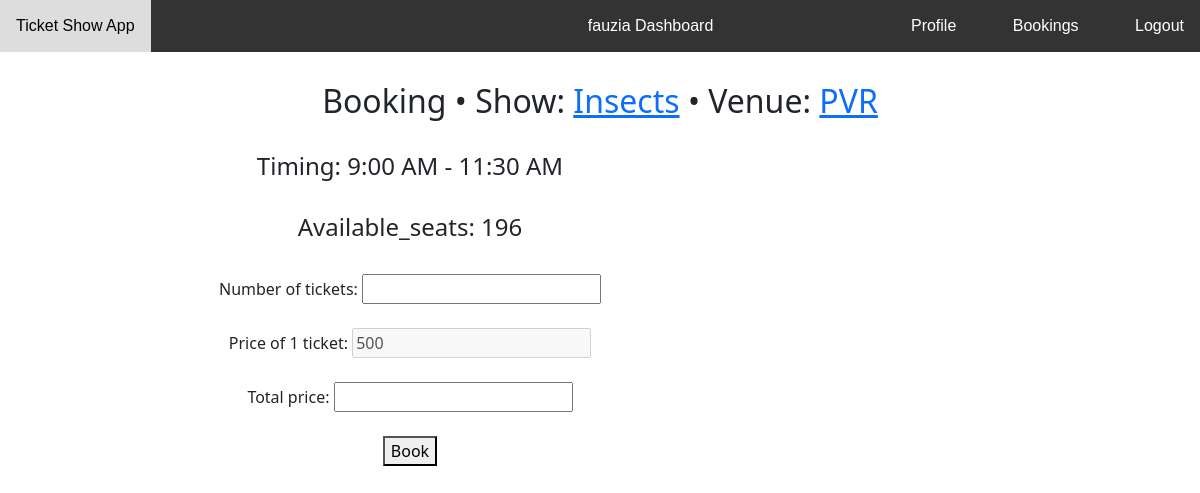
Screenshot of /user/1/venue/1/show/2/book with the database file from the repository.
### application/models.py (models this page shows, shortened)
class User(db.Model):
    user_id = db.Column(db.Integer, primary_key=True)
    u_username = db.Column(db.String(50), unique=True)
    u_password = db.Column(db.String(50), nullable=False)
    u_email = db.Column(db.String(50))
    is_admin = db.Column(db.Boolean, nullable=True)
    u_bookings = db.relationship(
        "Booking", backref="which_user", cascade="all, delete")
    u_ratings = db.relationship(
        "Ratings", backref="which_user", cascade="all, delete")

class Show(db.Model):
    s_id = db.Column(db.Integer, primary_key=True)
    s_name = db.Column(db.String(50), nullable=False)
    seats_booked = db.Column(db.Integer, default=0)
    s_rating = db.Column(db.String(6), nullable=True)
    s_tags = db.Column(db.String(100), nullable=True)
    s_price = db.Column(db.Integer, nullable=False)
    s_time = db.Column(db.String, nullable = False)
    s_venue = db.Column(db.Integer, db.ForeignKey('venue.v_id'), nullable=False)
    admin_id = db.Column(db.Integer, db.ForeignKey(
        'admin.admin_id'), default=1)
    s_bookings = db.relationship(
        "Booking", backref="which_show", cascade="all, delete")
    s_ratings = db.relationship(
        "Ratings", backref="which_show", cascade="all, delete")

class Venue(db.Model):
    v_id = db.Column(db.Integer, primary_key=True)
    v_name = db.Column(db.String(50),unique=True, nullable=False)
    v_place = db.Column(db.String(50), nullable=False)
    v_location = db.Column(db.String(50))
    v_capacity = db.Column(db.Integer, nullable=False)
    admin_id = db.Column(db.Integer, db.ForeignKey(
        'admin.admin_id'), default=1)
    v_shows = db.relationship(
        "Show", backref="which_venue", cascade="all, delete")

### application/controllers.py (the view, shortened to what this page needs)
@app.route('/user/<int:user_id>/venue/<int:venue_id>/show/<int:show_id>/book', methods=['GET', 'POST'])
def book_show(user_id, venue_id, show_id):
    show_details = Show.query.get(show_id)
    user_details = User.query.get(user_id)
    available_seats = show_details.which_venue.v_capacity - show_details.seats_booked
    return render_template('u_book_show.html', user_details=user_details, venue_id=venue_id, show_details=show_details, available_seats=available_seats)

### templates/u_book_show.html (shortened to what this page needs)
<!DOCTYPE html>
<html lang="en">
<head>
	<link href="https://cdn.jsdelivr.net/npm/bootstrap@5.3.0-alpha1/dist/css/bootstrap.min.css" rel="stylesheet"
>
	<link rel="stylesheet" href="/static/css/navbar.css">
</head>
<body>
	<nav>
		<a class="home-link " href="#">Ticket Show App</a>
		<a class="products-link " style="left: 40%;" href="/user/{{user_details['user_id']}}">{{user_details.u_username}} Dashboard</a>
		<div class="right-links">
			<a href="/user/{{user_details['user_id']}}/profile">Profile</a>
			<a href="/user/{{user_details.user_id}}/bookings">Bookings</a>
			<a href="/">Logout</a>
		</div>
	</nav>
	<div class="container text-center" style="margin-top: 30px;">
		<h2>Booking • Show: <a href="/api/show/{{show_details.s_id}}/display">{{show_details.s_name}}</a> • Venue: <a
				href="/api/venue/{{show_details.which_venue.v_id}}/display">{{show_details.which_venue.v_name}}</a>
		</h2>
		<br>
		<div class="row">
			<div class="col-md-8">
				<h4>Timing: {{show_details.s_time}}</h4> <br>
				<h4>Available_seats: {% if available_seats > 0 %} {{available_seats}} {% else %} 0 {% endif %}</h4> <br>
				<form action="/user/{{user_details.user_id}}/venue/{{venue_id}}/show/{{show_details.s_id}}/book"
					method="post" height="50%" width="40%" onsubmit="return validate_no_of_tickets()">
					<label for="num_tickets">Number of tickets:</label>
					<input type="number" id="num_Tickets" name="no_of_tickets" min="1" required>
					<br>
					<label for="price_per_ticket">Price of 1 ticket:</label readonly>
					<input type="number" id="price_per_ticket" name="price_per_ticket" value="{{show_details.s_price}}"
						disabled>
					<br><br>
					<label for="total_price">Total price:</label>
					<input type="number" id="total_price" name="total_price" readonly>
					<br><br>
					{% if available_seats > 0 %}
					<button type="submit">Book</button>
					{% else %}
					<button type="submit" disabled style="color: red;">Housefull</button>
					{% endif %}
				</form>
			</div>
			<div class="col-md-4">
			</div>
		</div>
	</div>
</body>
</html>

### static/css/navbar.css (style rules this page uses)
nav { overflow: hidden; background-color: #333; font-family: Arial, sans-serif; }
nav a { display: inline-block; color: white; text-align: center; padding: 14px 16px; text-decoration: none; }
nav .home-link { float: left; }
nav .right-links { float: right; }
nav a:not(.home-link):not(.right-links) { margin-left: 20px; }
nav .products-link { position: relative; left: 10%; transform: translateX(-50%); }

### rows the page displays
User: u_username "fauzia"
Show: s_name "Insects", s_time "9:00 AM - 11:30 AM", price_per_ticket "500"
Venue: which_venue.v_name "PVR"

### other values shown
{{ available_seats }} "196"
